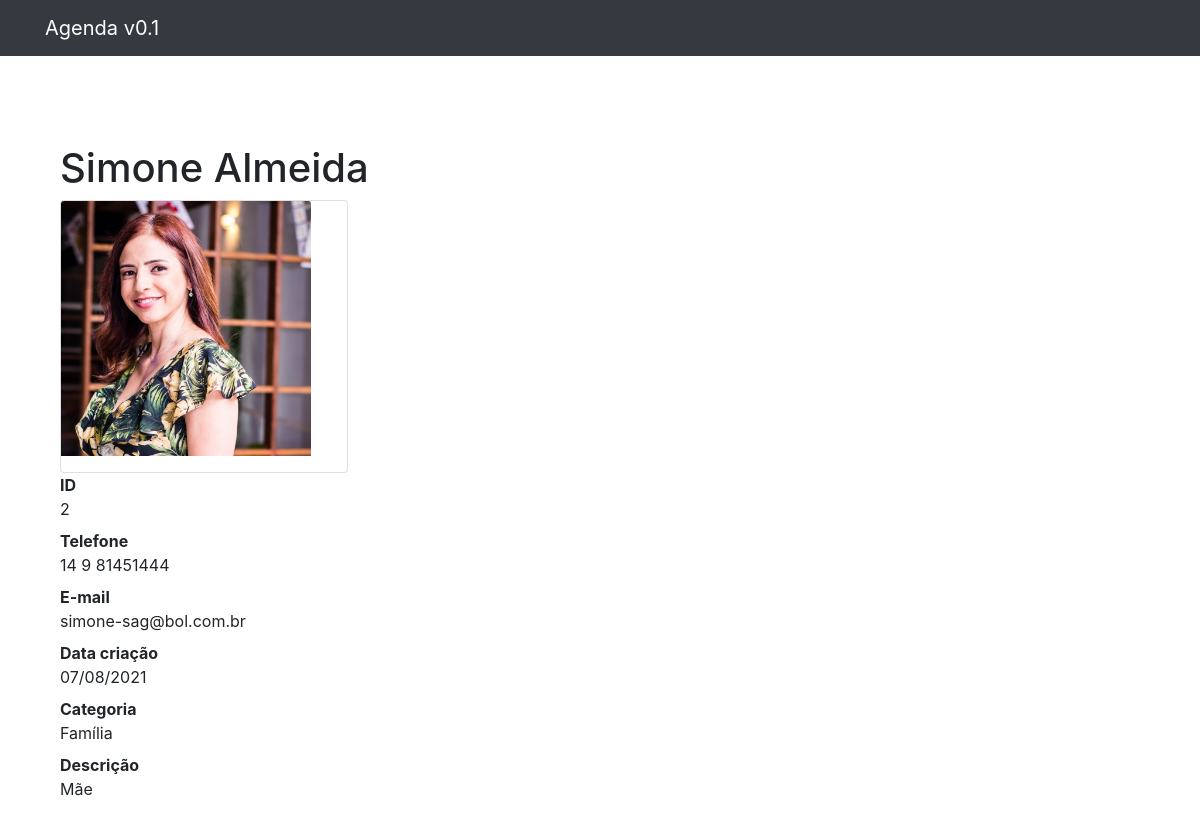
/2, run on the app's committed database.
### contatos/models.py (models this page shows, shortened)
class Contato(models.Model):
    nome = models.CharField(max_length=255)
    sobrenome = models.CharField(max_length=255, blank=True)
    telefone = models.CharField(max_length=255)
    email = models.CharField(max_length=255, blank=True)
    data_criacao = models.DateTimeField(default=timezone.now)
    descricao = models.TextField(blank=True)
    categoria = models.ForeignKey(Categoria, on_delete=models.DO_NOTHING)
    mostrar = models.BooleanField(default=True)
    foto = models.ImageField(blank=True, upload_to='fotos/%Y/%m/%d')

class Categoria(models.Model):
    nome = models.CharField(max_length=255)
    def __str__(self):
        return self.nome

### contatos/views.py (the view)
# urls.py: path('<int:contato_id>', views.ver_contato, name='ver_contato'),
def ver_contato(request, contato_id):
    contato = Contato.objects.get(id=contato_id)
    return render(request, 'contatos/ver_contato.html', {
        'contato': contato
    })

### contatos/templates/contatos/ver_contato.html (shortened to what this page needs)
{% extends 'index_base.html' %}
{%block conteudo%}
<body>
    {% if contato.mostrar %}
    <div class="card-body"></div>
    <div class="container">
        <div class="row">
            <div class="col-lg-12">
                <h1 class="mt-5">{{ contato.nome }} {{ contato.sobrenome }}</h1>
                {% if contato.foto %}
                <div class="card" style="width: 18rem;">
                    <img class="card-img-top" src="{{ contato.foto.url }}" style="max-width:250px; height: auto;">
                </div>
                {% endif %}
                <dl>
                    <dt>ID</dt>
                    <dd>{{ contato.id }}</dd>
                    <dt>Telefone</dt>
                    <dd>{{ contato.telefone }}</dd>
                    <dt>E-mail</dt>
                    <dd>{{ contato.email }}</dd>
                    <dt>Data criação</dt>
                    <dd>{{ contato.data_criacao|date:'d/m/Y' }}</dd>
                    <dt>Categoria</dt>
                    <dd>{{ contato.categoria }}</dd>
                    <dt>Descrição</dt>
                    <dd>
                        {{ contato.descricao }}
                    </dd>
                </dl>
            </div>
        </div>
    </div>
    {% else %}
    <br></br>
    <br>
    <h1> Contato inexistente </h1></br>
    {%endif%}
    </div>
    </div>
</body>
</html>
{%endblock%}

### data on the page
Contato: nome "Simone", sobrenome "Almeida", foto (picture), id "2", telefone "14 9 81451444", email "simone-sag@bol.com.br", data_criacao "07/08/2021", categoria "Família", descricao "Mãe"
